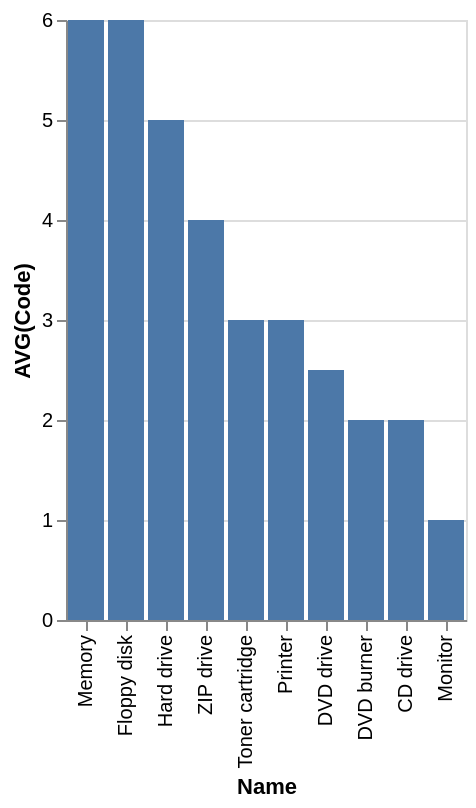

Express this chart as Vega-Lite.
### Vega-Lite specification from a JSON file in a GitHub repository (floating-point values rounded to 4 significant figures)
{"data": {"values": [{"x_data": "Memory", "y_data": 6}, {"x_data": "Floppy disk", "y_data": 6}, {"x_data": "Hard drive", "y_data": 5}, {"x_data": "ZIP drive", "y_data": 4}, {"x_data": "Toner cartridge", "y_data": 3}, {"x_data": "Printer", "y_data": 3}, {"x_data": "DVD drive", "y_data": 2.5}, {"x_data": "DVD burner", "y_data": 2}, {"x_data": "CD drive", "y_data": 2}, {"x_data": "Monitor", "y_data": 1}]}, "mark": "bar", "encoding": {"x": {"field": "x_data", "type": "nominal", "title": "Name", "sort": {"op": "sum", "field": "y_data", "order": "descending"}}, "y": {"field": "y_data", "type": "quantitative", "title": "AVG(Code)"}}}
